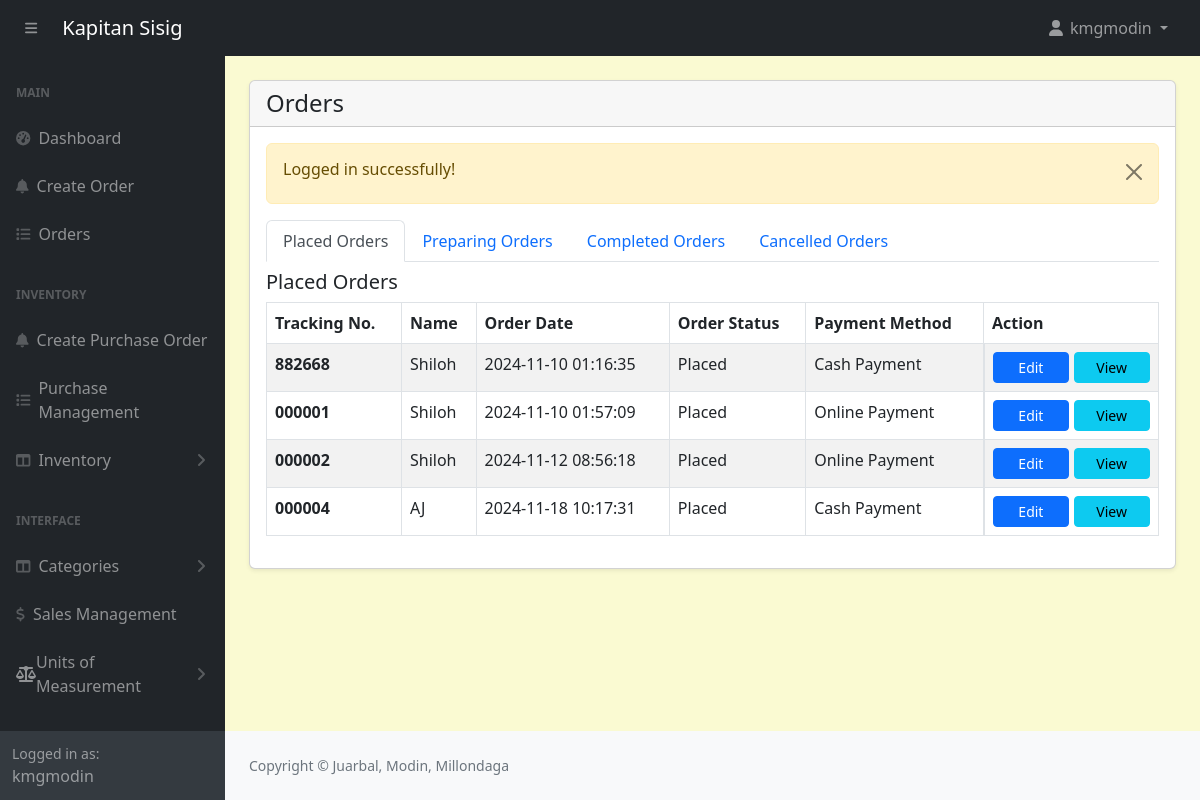
The page /admin/orders.php (signed in) on the database as committed earlier.
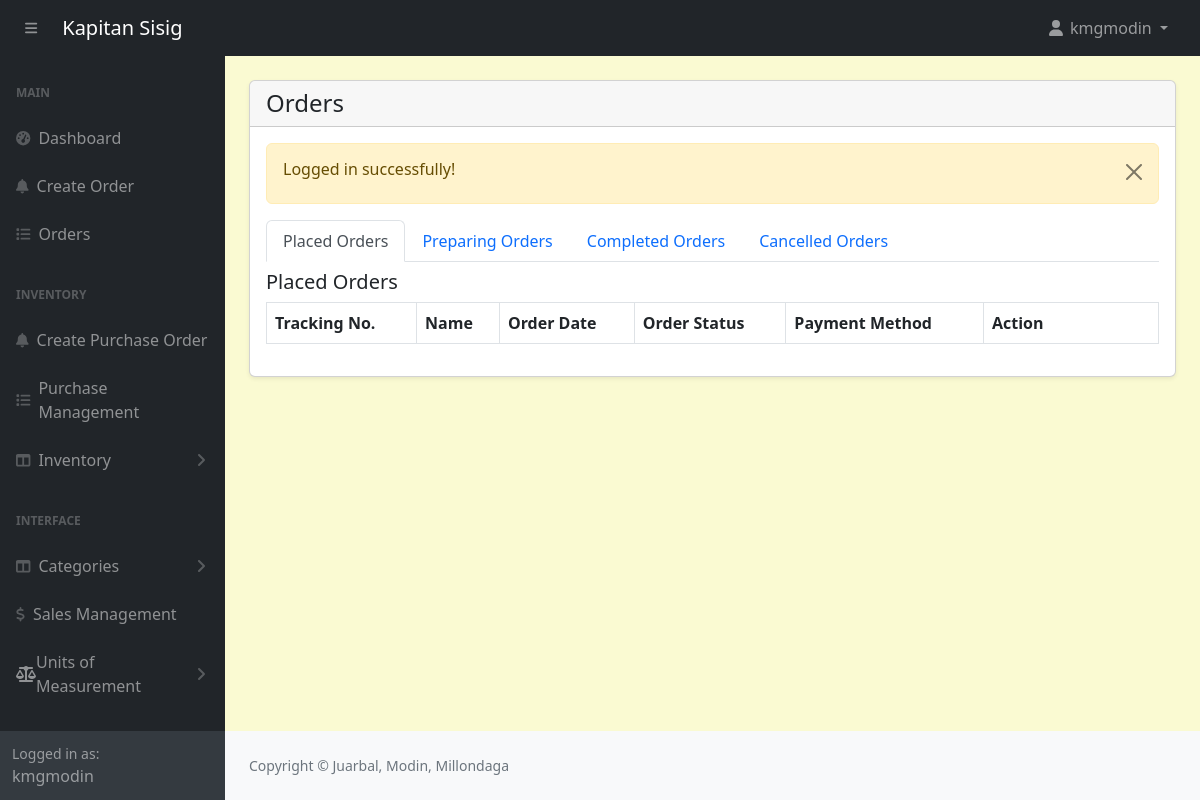
The same page on the database as committed later.
### tables this page shows
CREATE TABLE `orders` (
  `id` int(11) NOT NULL,
  `customer_id` int(11) NOT NULL,
  `tracking_no` varchar(100) NOT NULL,
  `invoice_no` varchar(100) NOT NULL,
  `total_amount` varchar(100) NOT NULL,
  `amount_received` decimal(10,2) NOT NULL,
  `change_money` varchar(200) NOT NULL,
  `order_date` datetime DEFAULT NULL,
  `order_status` enum('Placed','Preparing','Completed','Cancelled') NOT NULL DEFAULT 'Placed' COMMENT 'placed, preparing, completed, cancelled',
  `payment_mode` varchar(100) NOT NULL COMMENT 'cash,online',
  `order_placed_by_id` varchar(100) NOT NULL
);

CREATE TABLE `customers` (
  `id` int(11) NOT NULL,
  `name` varchar(566) NOT NULL
);

### admin/orders.php (the view, shortened to what this page needs)
<?php include('includes/header.php'); ?>
<div class="container-fluid px-4 pb-4">
    <div class="card mt-4 shadow-sm">
        <div class="card-header">
            <h4 class="mb-0">Orders</h4>
        </div>
        <div class="card-body">
        <?php
            $query = "SELECT o.*, c.* FROM orders o, customers c WHERE c.id = o.customer_id ORDER BY o.order_date ASC";
            $orders = mysqli_query($conn, $query);
            if ($orders) {
                if (mysqli_num_rows($orders) > 0) {
                    $placedOrdersQuery = "SELECT o.*, c.* FROM orders o, customers c WHERE c.id = o.customer_id AND o.order_status = 'Placed' ORDER BY o.order_date ASC";
                    $placedOrdersResult = mysqli_query($conn, $placedOrdersQuery);
                    ?>
                    <ul class="nav nav-tabs" id="orderTabs" role="tablist">
                        <li class="nav-item" role="presentation">
                            <a class="nav-link active" id="placed-orders-tab" data-bs-toggle="tab" href="#placedOrders" role="tab" aria-controls="placedOrders" aria-selected="true">Placed Orders</a>
                        </li>
                        <li class="nav-item" role="presentation">
                            <a class="nav-link" id="preparing-orders-tab" data-bs-toggle="tab" href="#preparingOrders" role="tab" aria-controls="preparingOrders" aria-selected="false">Preparing Orders</a>
                        </li>
                        <li class="nav-item" role="presentation">
                            <a class="nav-link" id="completed-orders-tab" data-bs-toggle="tab" href="#completedOrders" role="tab" aria-controls="completedOrders" aria-selected="false">Completed Orders</a>
                        </li>
                        <li class="nav-item" role="presentation">
                            <a class="nav-link" id="cancelled-orders-tab" data-bs-toggle="tab" href="#cancelledOrders" role="tab" aria-controls="cancelledOrders" aria-selected="false">Cancelled Orders</a>
                        </li>
                    </ul>
                    <div class="tab-content" id="orderTabsContent">
                        <div class="tab-pane fade show active" id="placedOrders" role="tabpanel" aria-labelledby="placed-orders-tab">
                            <div class="mt-2">
                                <h5>Placed Orders</h5>
                                <table class="table table-striped table-bordered">
                                    <thead>
                                        <tr>
                                            <th>Tracking No.</th>
                                            <th>Name</th>
                                            <th>Order Date</th>
                                            <th>Order Status</th>
                                            <th>Payment Method</th>
                                            <th style="width: 175px;">Action</th>
                                        </tr>
                                    </thead>
                                    <tbody>
                                        <?php while ($orderItem = mysqli_fetch_assoc($placedOrdersResult)): ?>
                                            <tr>
                                                <td class="fw-bold"><?= $orderItem['tracking_no']; ?></td>
                                                <td><?= $orderItem['name']; ?></td>
                                                <td><?= $orderItem['order_date']; ?></td>
                                                <td><?= $orderItem['order_status']; ?></td>
                                                <td><?= $orderItem['payment_mode']; ?></td>
                                                <td style="display: flex; justify-content: space-between; gap: 5px;">
                                                    <a href="order-edit.php?track=<?= $orderItem['tracking_no']; ?>" class="btn btn-primary btn-sm w-100">Edit</a>
                                                    <a href="orders-view.php?track=<?= $orderItem['tracking_no']; ?>" class="btn btn-info btn-sm w-100">View</a>
                                                </td>
                                            </tr>
                                        <?php endwhile; ?>
                                    </tbody>
                                </table>
                            </div>
                        </div>
                    </div>
                    <?php
                } else {
                    echo "<p>No orders found.</p>";
                }
            }
        ?>
        </div>
    </div>
</div>
<?php include('includes/footer.php'); ?>

Rows that differ between the two databases and show on the page:
removed orders: tracking_no "882668", customer.name "Shiloh", order_date "2024-11-10 01:16:35", order_status "Placed", payment_mode "Cash Payment"
removed orders: tracking_no "000001", customer.name "Shiloh", order_date "2024-11-10 01:57:09", order_status "Placed", payment_mode "Online Payment"
removed orders: tracking_no "000002", customer.name "Shiloh", order_date "2024-11-12 08:56:18", order_status "Placed", payment_mode "Online Payment"
removed orders: tracking_no "000004", customer.name "AJ", order_date "2024-11-18 10:17:31", order_status "Placed", payment_mode "Cash Payment"
